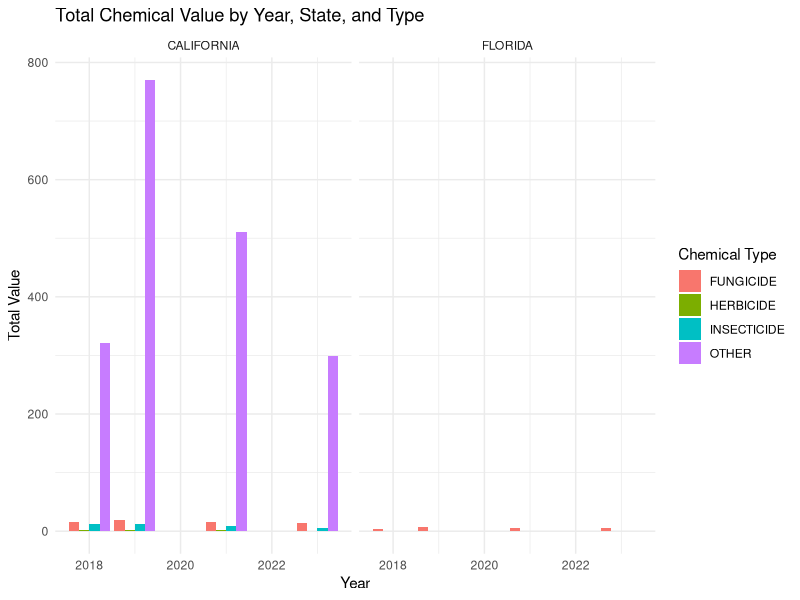
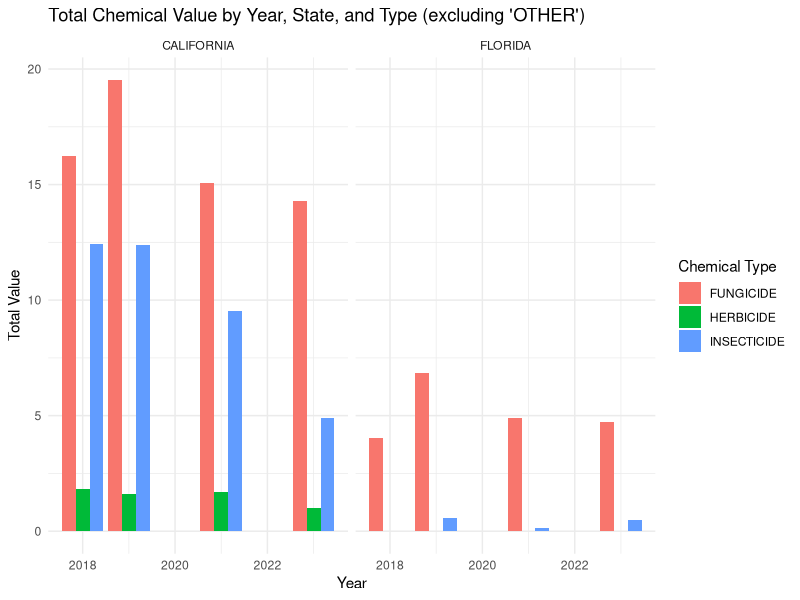
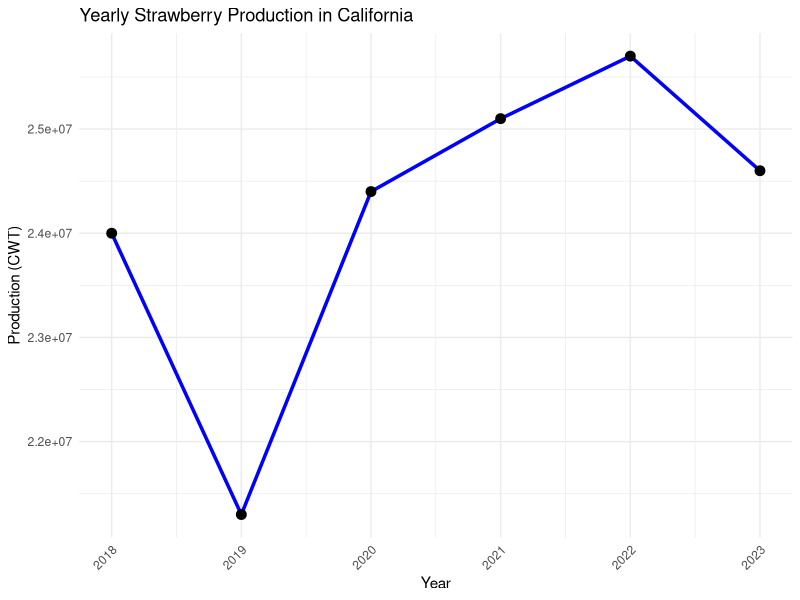
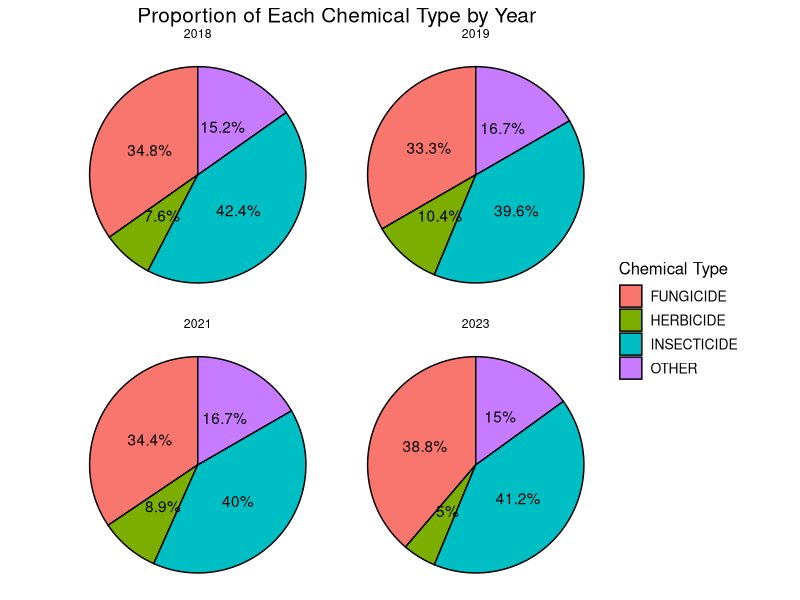
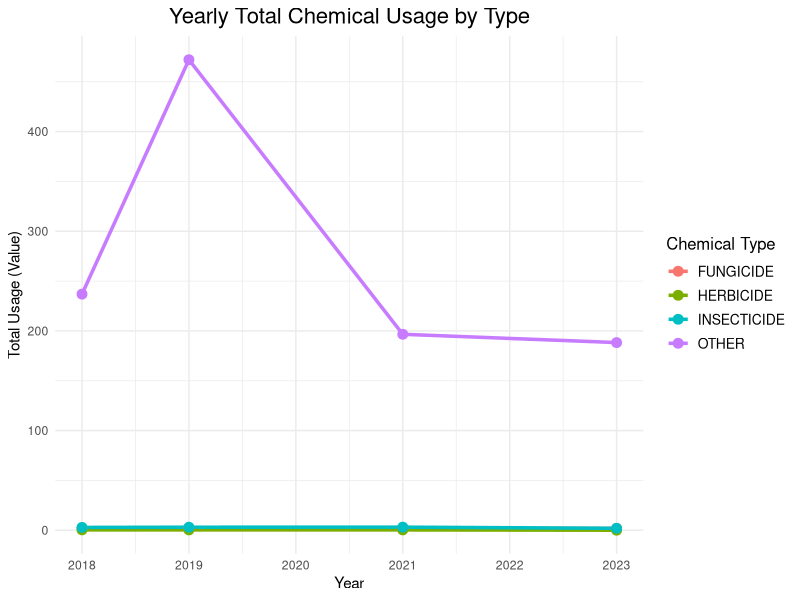
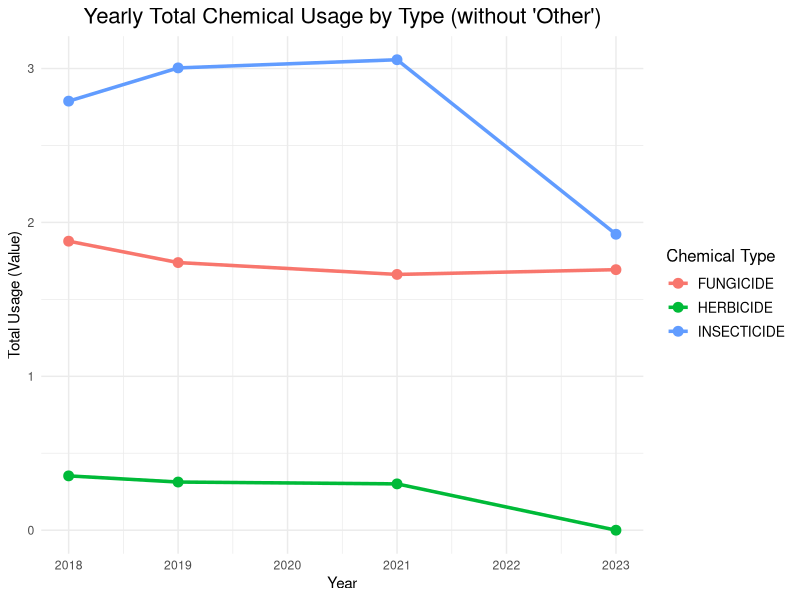
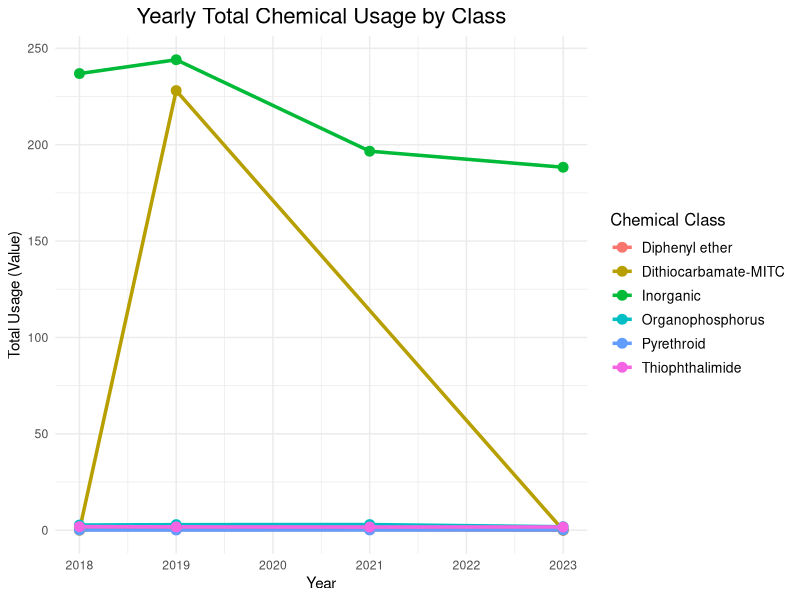
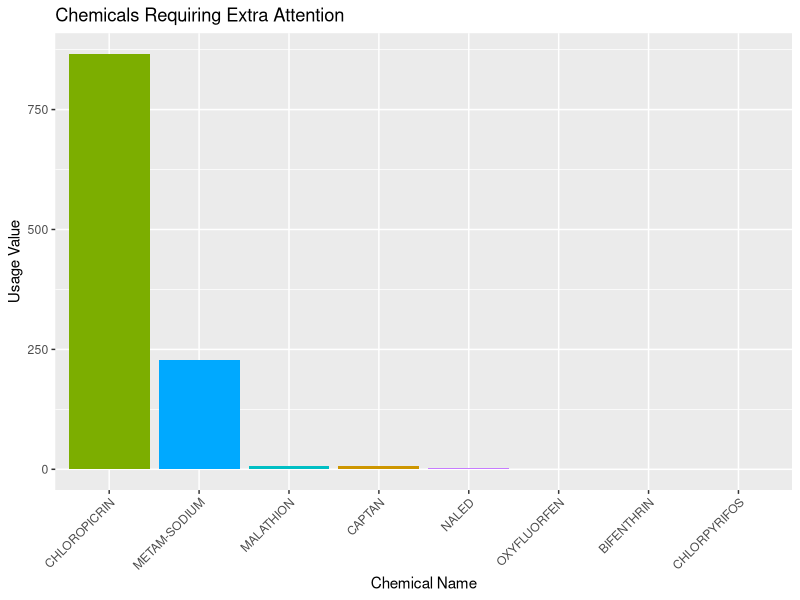

Write R code to recreate these figures, in order.
## ---- chunk 1

library(knitr)  
library(kableExtra)
library(tidyverse)
library(magrittr)
library(dplyr)
library(ggplot2)

subset_data <- read.csv("sur_chem.csv")
survey_d_total <- read.csv("sur_total.csv")
dangerous_chemicals <- read.csv("danger.csv")
## ---- chunk 2
grouped_data <- subset_data %>%
  group_by(Year, State, type) %>%
  summarise(Total_Value = sum(Value, na.rm = TRUE))

# Create a ggplot to visualize the total Value by Year, State, and Type
ggplot(grouped_data, aes(x = Year, y = Total_Value, fill = type)) +
  geom_bar(stat = "identity", position = "dodge") +
  facet_wrap(~ State) + 
  labs(title = "Total Chemical Value by Year, State, and Type",
       x = "Year",
       y = "Total Value",
       fill = "Chemical Type") +
  theme_minimal()
## ---- chunk 3
subset_data$Value <- as.numeric(subset_data$Value)

filtered_other <- subset_data %>%
  filter(type != "OTHER")

# Group the filtered data by Year, State, and Type, and summarize the Value column
filtered_other <- filtered_other %>%
  group_by(Year, State, type) %>%
  summarise(Total_Value = sum(Value, na.rm = TRUE))

# Create a ggplot to visualize the total Value by Year, State, and Type (excluding "OTHER")
ggplot(filtered_other, aes(x = Year, y = Total_Value, fill = type)) +
  geom_bar(stat = "identity", position = "dodge") +
  facet_wrap(~ State) +
  labs(title = "Total Chemical Value by Year, State, and Type (excluding 'OTHER')",
       x = "Year",
       y = "Total Value",
       fill = "Chemical Type") +
  theme_minimal()
## ---- chunk 4
california_production_data <- survey_d_total %>%
  filter(State == "CALIFORNIA"& product_price == "PRODUCTION" & measure == "CWT"& Period == "YEAR")

ggplot(california_production_data, aes(x = Year, y = as.numeric(gsub(",", "", Value)))) +
  geom_line(group = 1, color = "blue", size = 1.2) + # Line plot
  geom_point(size = 3) +             # Points on the plot
  labs(title = "Yearly Strawberry Production in California",
       x = "Year",
       y = "Production (CWT)") +
  theme_minimal() +
  theme(axis.text.x = element_text(angle = 45, hjust = 1))
## ---- chunk 5

yearly_proportion <- subset_data %>%
  filter(State == "CALIFORNIA") %>%
  group_by(Year, type) %>%
  summarise(count = n(), .groups = "drop") %>%
  group_by(Year) %>%
  mutate(proportion = (count / sum(count)) * 100)

ggplot(yearly_proportion, aes(x = "", y = proportion, fill = type)) +
  geom_bar(stat = "identity", width = 1, color = "black") +
  coord_polar("y", start = 0) +
  labs(title = "Proportion of Each Chemical Type by Year", fill = "Chemical Type") +
  geom_text(aes(label = paste0(round(proportion, 1), "%")),
            position = position_stack(vjust = 0.5)) +
  theme_void() +
  theme(legend.title = element_text(size = 12),
        legend.text = element_text(size = 10),
        plot.title = element_text(hjust = 0.5, size = 15)) +
  facet_wrap(~ Year)
## ---- chunk 6

fungicides_data <- subset(subset_data, type == "FUNGICIDE")

# Summing up the 'Value' column for each fungicide
fungicide_usage <- aggregate(Value ~ chem_name, data = fungicides_data, sum)

# Sorting by usage in descending order
most_used_fungicides <- fungicide_usage[order(-fungicide_usage$Value), ]

# Selecting the top 3 most-used fungicides
top_fungicides <- head(most_used_fungicides, 3)
print(top_fungicides)
## ---- chunk 7
# Step 1: Summarize total usage by Year and Type
type_yearly_usage <- dangerous_chemicals %>%
  group_by(Year, type) %>%
  summarize(Total_Usage = sum(Value, na.rm = TRUE), .groups = "drop")

# Step 2: Plot yearly total usage for each type
ggplot(type_yearly_usage, aes(x = Year, y = Total_Usage, color = type, group = type)) +
  geom_line(size = 1.2) + 
  geom_point(size = 3) +
  labs(title = "Yearly Total Chemical Usage by Type",
       x = "Year",
       y = "Total Usage (Value)",
       color = "Chemical Type") +
  theme_minimal() +
  theme(plot.title = element_text(hjust = 0.5, size = 16),
        legend.title = element_text(size = 12),
        legend.text = element_text(size = 10))

type_yearly_usage1 <- dangerous_chemicals %>%
  filter(type != "OTHER") %>%  # Exclude "Other" type
  group_by(Year, type) %>%
  summarize(Total_Usage = sum(Value, na.rm = TRUE), .groups = "drop")

ggplot(type_yearly_usage1, aes(x = Year, y = Total_Usage, color = type, group = type)) +
  geom_line(size = 1.2) + 
  geom_point(size = 3) +
  labs(title = "Yearly Total Chemical Usage by Type (without 'Other')",
       x = "Year",
       y = "Total Usage (Value)",
       color = "Chemical Type") +
  theme_minimal() +
  theme(plot.title = element_text(hjust = 0.5, size = 16),
        legend.title = element_text(size = 12),
        legend.text = element_text(size = 10))
## ---- chunk 8
# Step 1: Summarize total usage by Year and Chemical Class
class_yearly_usage <- dangerous_chemicals %>%
  group_by(Year, Chemical.Class) %>%
  summarize(Total_Usage = sum(Value, na.rm = TRUE), .groups = "drop")

# Step 2: Filter out "Other" or irrelevant classes if needed
class_yearly_usage <- class_yearly_usage %>%
  filter(Chemical.Class != "Other")  # Adjust the condition as needed

# Step 3: Plot yearly total usage for each chemical class
ggplot(class_yearly_usage, aes(x = Year, y = Total_Usage, color = Chemical.Class, group = Chemical.Class)) +
  geom_line(size = 1.2) + 
  geom_point(size = 3) +
  labs(title = "Yearly Total Chemical Usage by Class",
       x = "Year",
       y = "Total Usage (Value)",
       color = "Chemical Class") +
  theme_minimal() +
  theme(plot.title = element_text(hjust = 0.5, size = 16),
        legend.title = element_text(size = 12),
        legend.text = element_text(size = 10))
## ---- chunk 9
# Create a bar chart of the most used dangerous chemicals
ggplot(dangerous_chemicals, aes(x = reorder(chem_name, -Value), y = Value, fill = chem_name)) +
  geom_bar(stat = "identity") +
  labs(title = "Chemicals Requiring Extra Attention", x = "Chemical Name", y = "Usage Value") +
  theme(axis.text.x = element_text(angle = 45, hjust = 1)) +
  theme(legend.position = "none")
## ---- chunk 10
california_data <- subset(subset_data, State == "CALIFORNIA")

top_two_chemicals <- california_data %>%
  group_by(Year, chem_name) %>%
  summarize(Total_Usage = sum(Value, na.rm = TRUE), .groups = "drop") %>% 
  group_by(Year) %>%
  slice_max(order_by = Total_Usage, n = 2) 



ggplot(top_two_chemicals, aes(x = Year, y = Total_Usage, color = chem_name, group = chem_name)) +
  geom_line(size = 1) +
  geom_point(size = 3) +
  labs(title = "Yearly Usage of Chemicals in California",
       x = "Year",
       y = "Total Usage (Value)",
       color = "Chemical Name") +
  theme_minimal() +
  theme(axis.text.x = element_text(angle = 45, hjust = 1))
